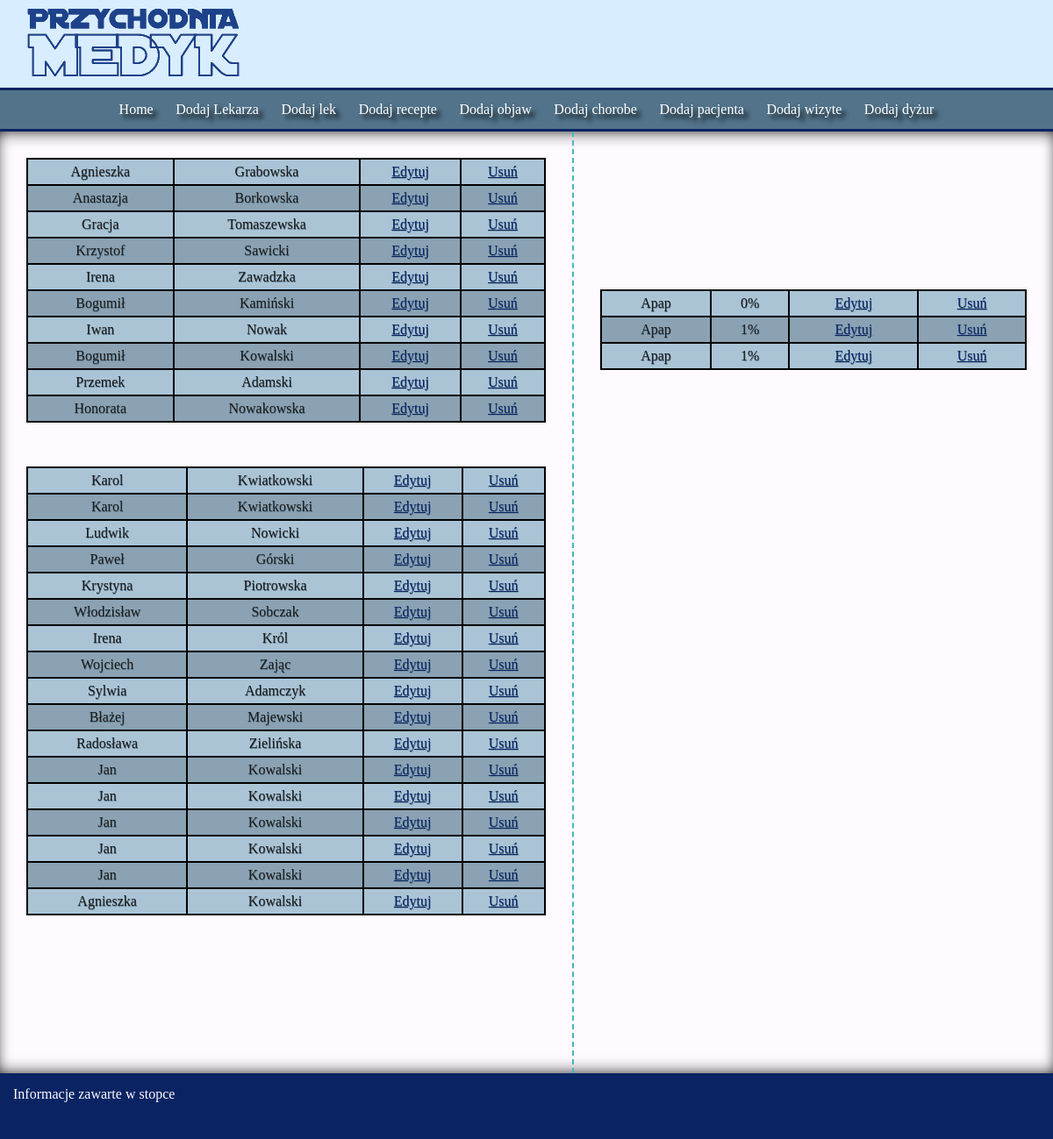
The app's page /, older data.
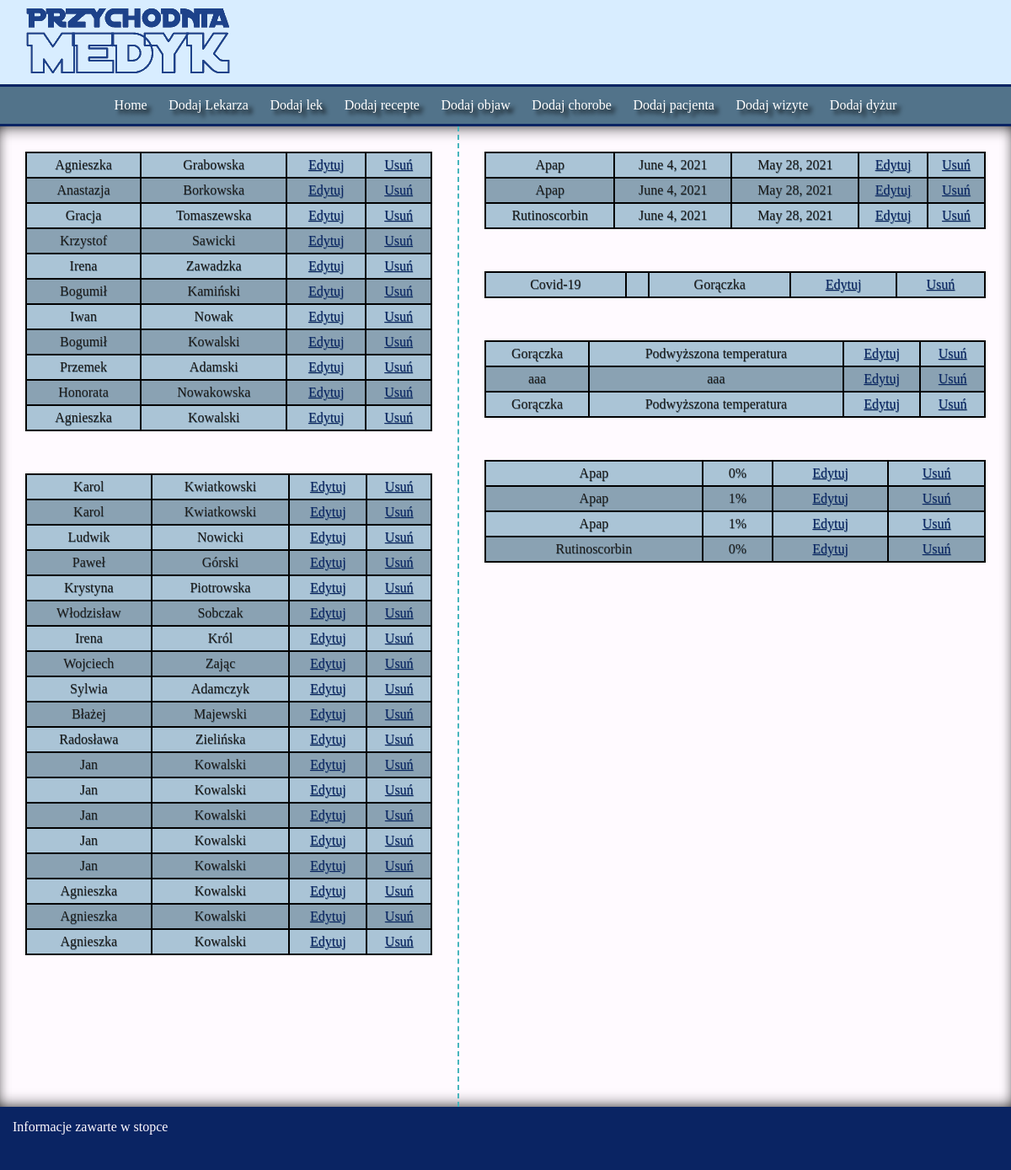
The same page, newer data.
### start/models.py (models this page shows, shortened)
class Pacjent(models.Model):
    imie = models.CharField(max_length=45)
    nazwisko = models.CharField(max_length=255)
    data_urodzenia = models.DateField()
    PESEL = models.CharField(max_length=11)
    idChoroba = models.ForeignKey(to=Choroba, on_delete=models.SET_NULL, blank=True, null=True)
    class Meta:
        verbose_name_plural = "Pacjent"

class Lekarz(models.Model):
    imie = models.CharField(max_length=45)
    nazwisko = models.CharField(max_length=255)
    dataUrodzenia = models.DateField()
    PESEL = models.CharField(max_length=11)
    specjalizacja = models.CharField(max_length=255, blank=True)
    class Meta:
        verbose_name_plural = "Lekarz"

class Lek(models.Model):
    nazwa = models.CharField(max_length=255)
    refundacja = models.SmallIntegerField(default=0)
    wymaganaRecepta = models.BooleanField()
    class Meta:
        verbose_name_plural = "Lek"
    def __str__(self):
        return self.nazwa

class Recepta(models.Model):
    dataWystawienia = models.DateField()
    dataWaznosci = models.DateField(blank=True)
    idLek = models.ForeignKey(to=Lek, on_delete=models.CASCADE)
    class Meta:
        verbose_name_plural = "Recepta"

class Choroba(models.Model):
    nazwaChoroby = models.CharField(max_length=255)
    opis = models.CharField(max_length=1024, blank=True)
    zakazna = models.BooleanField(default=False)
    idObjaw = models.ForeignKey(to=Objaw, on_delete=models.CASCADE, blank=True)
    class Meta:
        verbose_name_plural = "Choroba"

class Objaw(models.Model):
    nazwaObjawu = models.CharField(max_length=64)
    opis = models.CharField(max_length=1024, blank=True)
    def __str__(self):
        return self.nazwaObjawu
    class Meta:
        verbose_name_plural = "Objaw"

### start/views.py (the view)
# urls.py: path('', f_start),
def f_start(request):
    pacjenci = Pacjent.objects.all()
    lekarze = Lekarz.objects.all()
    leki = Lek.objects.all()
    recepty = Recepta.objects.all()
    objawy = Objaw.objects.all()
    choroby = Choroba.objects.all()
    wizyty = Wizyta.objects.all()
    dyzury = Dyzur.objects.all()
    return render(request, 'start.html', {'pacjenci_all':pacjenci, 'lekarze_all': lekarze,
    'leki_all': leki, 'recepta_all': recepty, 'objawy_all': objawy,
    'choroby_all': choroby, 'wizyty_all': wizyty, 'dyzury_all': dyzury
    })

### templates/start.html (shortened to what this page needs)
{% extends 'template.html' %}
{% block content %}
        <aside>
            <table>
            {% for item in pacjenci_all %}
                <tr> <td>{{item.imie}}</td> <td>{{item.nazwisko}}</td> <td><a href="{% url 'edytuj_pacjent' item.id %}">Edytuj</a></td> <td><a href="{% url 'usun_pacjent' item.id %}">Usuń</a></td></tr>
             {% endfor %}
            </table>
            <table>
            {% for item in lekarze_all %}
            <tr> <td>{{item.imie}}</td> <td>{{item.nazwisko}}</td> <td><a href="{% url 'edytuj_lekarz' item.id %}">Edytuj</a></td> <td><a href="{% url 'usun_lekarz' item.id %}">Usuń</a></td></tr>
            {% endfor %}
            </table>
        </aside>
        <aside>
            <table>
            {% for item in recepta_all %}
            <tr> <td>{{item.idLek}}</td> <td>{{item.dataWystawienia}}</td> <td>{{item.dataWaznosci}}</td> <td><a href="{% url 'edytuj_lekarz' item.id %}">Edytuj</a></td> <td><a href="{% url 'usun_lekarz' item.id %}">Usuń</a></td></tr>
            {% endfor %}
            </table>
            <table>
            {% for item in choroby_all %}
            <tr> <td>{{item.nazwaChoroby}}</td> <td>{{item.Opis}}</td><td>{{item.idObjaw}}</td> <td><a href="{% url 'edytuj_lekarz' item.id %}">Edytuj</a></td> <td><a href="{% url 'usun_lekarz' item.id %}">Usuń</a></td></tr>
            {% endfor %}
            </table>
            <table>
            {% for item in objawy_all %}
            <tr> <td>{{item.nazwaObjawu}}</td> <td>{{item.opis}}</td> <td><a href="{% url 'edytuj_lekarz' item.id %}">Edytuj</a></td> <td><a href="{% url 'usun_lekarz' item.id %}">Usuń</a></td></tr>
            {% endfor %}
            </table>
            <table>
            {% for item in leki_all %}
            <tr> <td>{{item.nazwa}}</td> <td>{{item.refundacja}}%</td> <td><a href="{% url 'edytuj_lekarz' item.id %}">Edytuj</a></td> <td><a href="{% url 'usun_lekarz' item.id %}">Usuń</a></td></tr>
            {% endfor %}
            </table>
        </aside>
    </section>
    {% endblock %}

### templates/template.html (shortened to what this page needs)
{% load static %}
<!DOCTYPE html>
<html lang="en">
<head>
    <link rel="stylesheet" href="{% static 'css/main.css' %}">
</head>
<body>
    <header>
        <div id="logo-container">
            <a href="#"> <img src="{% static 'img/logo.png' %}" alt="Logo przychodni Medyk"> </a>
        </div>
        <nav>
            <ul>
                <li><a href="/">Home  </a></li>
                <li><a href="{% url 'dodaj_lekarz' %}"> Dodaj Lekarza </a></li>
                <li><a href="{% url 'dodaj_lek' %}"> Dodaj lek </a></li>
                <li><a href="{% url 'dodaj_recepta' %}"> Dodaj recepte </a></li>
                <li><a href="{% url 'dodaj_objaw' %}"> Dodaj objaw </a></li>
                <li><a href="{% url 'dodaj_choroba' %}"> Dodaj chorobe </a></li>
                <li><a href="{% url 'dodaj_pacjent' %}"> Dodaj pacjenta </a></li>
                <li><a href="{% url 'dodaj_wizyta' %}"> Dodaj wizyte </a></li>
                <li><a href="{% url 'dodaj_dyzur' %}"> Dodaj dyżur </a></li>
            </ul>
        </nav>
    </header>
    <section>
        {% block content %}
        {% endblock %}
<footer>
    Informacje zawarte w stopce
</footer>
</body>
</html>

### start/static/css/main.css (style rules this page uses)
:root { --royal-blue-dark: #0a2463ff; --green-blue-crayola: #3e92ccff; --magnolia: #fffaffff; --cerise: #d8315bff; --black-chocolate: #1e1b18ff; --my-blue: #52738a; --my-blue-pale: #8aa2b3; --my-blue-pale2: #aac4d6; }
body { margin: 0; padding: 0; display: grid; grid-template-columns: auto; grid-template-rows: 150px auto 75px; min-height: 100vh; font-family: verdana; color: var(--black-chocolate); }
header { background-color: #d8edff; display: flex; flex-direction: column; }
#logo-container { flex-grow: 1; display: flex; align-items: center; padding-left: 30px; }
nav { background: var(--my-blue); height: 50px; align-self: flex-end; width: 100%; display: flex; justify-content: center; align-items: center; border-top: 3px solid var(--royal-blue-dark); border-bottom: 3px solid var(--royal-blue-dark); box-sizing: border-box; }
ul { list-style-type: none; padding: 0; margin: 0; display: flex; justify-content: space-evenly; flex-direction: row; width: 80%; text-shadow: 5px 5px 5px black; }
ul > li { margin-left: 10px; margin-right: 10px; }
ul > li > a { color: #fff; text-decoration: none; }
section { background: var(--magnolia); display: flex; box-shadow: inset 0px 8px 20px -10px #000000, inset 0px -8px 20px -10px #000000; -webkit-box-shadow: inset 0px 8px 20px -10px #000000, inset 0px -8px 20px -10px #000000; }
aside { flex-grow: 1; padding: 30px; max-width: 65%; display: flex; flex-direction: column; }
aside:nth-child(odd) { border-right: 2px dashed rgb(72, 181, 189); }
footer { background: var(--royal-blue-dark); height: 75px; box-sizing: border-box; padding: 15px; color: var(--magnolia); }
tr > td { padding: 5px; margin: 0; border: 2px solid black; text-align: center; text-shadow: 0.5px 0.5px 0.5px var(--my-blue); }
tr { background: var(--my-blue-pale2); }
td > a { color: var(--royal-blue-dark); }
tr:nth-child(even) { background: var(--my-blue-pale); }
table { margin-bottom: 50px; border-collapse: collapse; }

Row changes from the older to the newer data that the page shows:
added Pacjent: imie "Agnieszka", nazwisko "Kowalski"
added Lekarz: imie "Agnieszka", nazwisko "Kowalski"
added Lekarz: imie "Agnieszka", nazwisko "Kowalski"
added Recepta: idLek "Apap", dataWystawienia "June 4, 2021", dataWaznosci "May 28, 2021"
added Recepta: idLek "Apap", dataWystawienia "June 4, 2021", dataWaznosci "May 28, 2021"
added Recepta: idLek "Rutinoscorbin", dataWystawienia "June 4, 2021", dataWaznosci "May 28, 2021"
added Choroba: nazwaChoroby "Covid-19", idObjaw "Gorączka"
added Objaw: nazwaObjawu "Gorączka", opis "Podwyższona temperatura"
added Objaw: nazwaObjawu "aaa", opis "aaa"
added Objaw: nazwaObjawu "Gorączka", opis "Podwyższona temperatura"
added Lek: nazwa "Rutinoscorbin", refundacja "0"
